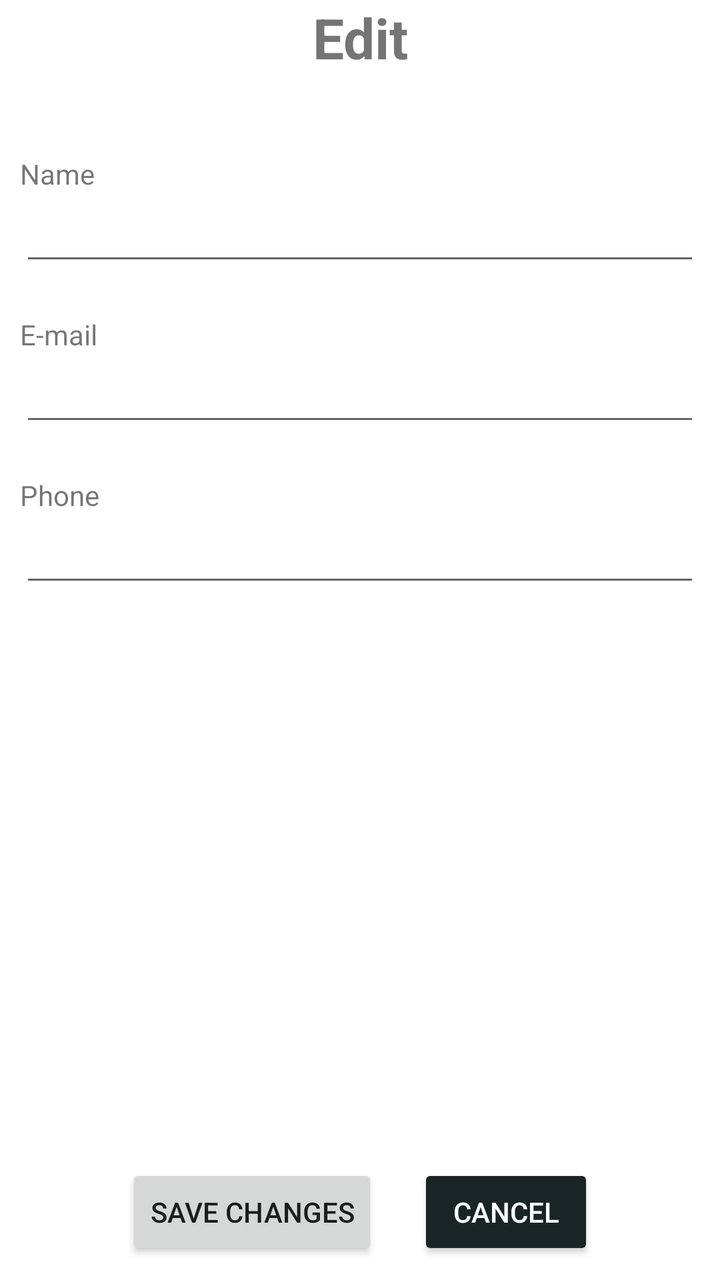
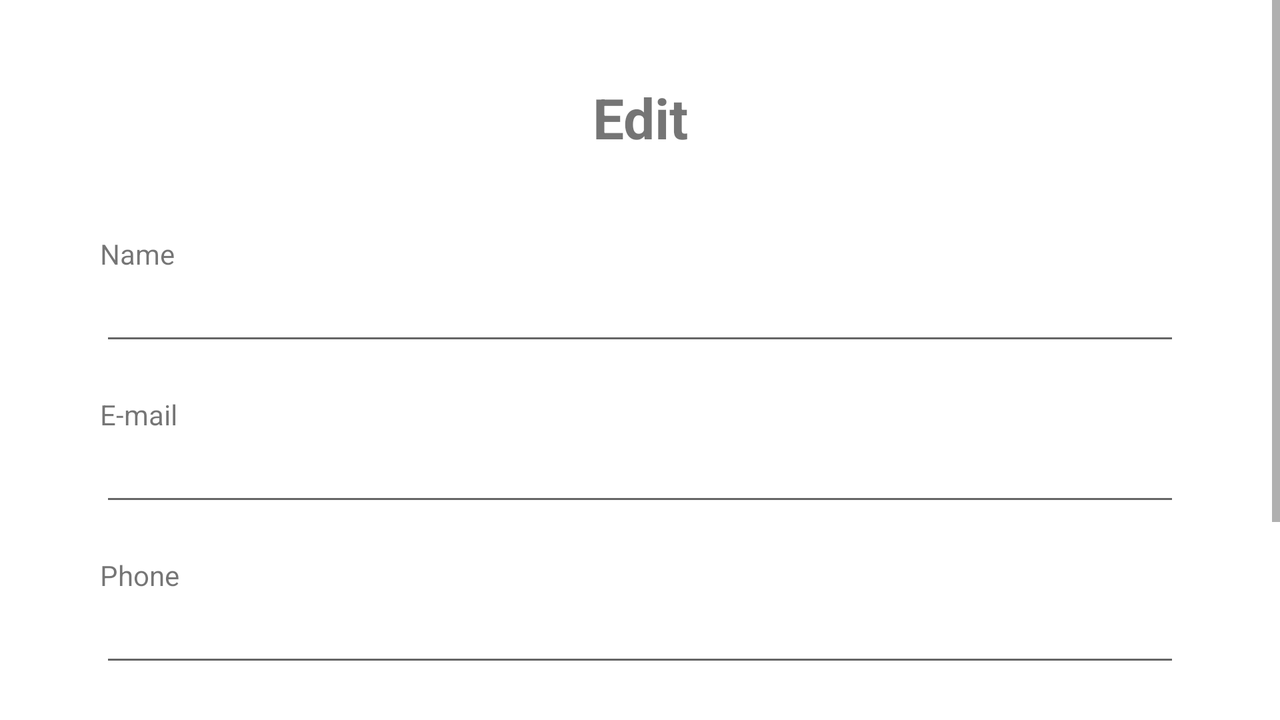

An Android layout and its configuration variant, each rendered on a device that would load it. The default file and the variant file are quoted in full after the pictures.
<!-- AndroidManifest.xml: application theme Theme.TattooSalon -->
<!-- res/layout/activity_edit_profile.xml -->
<?xml version="1.0" encoding="utf-8"?>
<androidx.constraintlayout.widget.ConstraintLayout xmlns:android="http://schemas.android.com/apk/res/android"
    xmlns:app="http://schemas.android.com/apk/res-auto"
    xmlns:tools="http://schemas.android.com/tools"
    android:layout_width="match_parent"
    android:layout_height="match_parent"
    android:layout_margin="20dp"
    tools:context=".EditProfileActivity">

    <TextView
        android:id="@+id/edit_title"
        android:layout_width="match_parent"
        android:layout_height="wrap_content"
        android:paddingBottom="30dp"
        android:text="@string/edit"
        android:textAlignment="center"
        android:textSize="28sp"
        android:textStyle="bold"
        app:layout_constraintTop_toTopOf="parent"
        tools:layout_editor_absoluteX="0dp" />

    <LinearLayout
        android:id="@+id/first_linear"
        android:layout_width="match_parent"
        android:layout_height="wrap_content"
        android:orientation="vertical"
        android:padding="10dp"
        app:layout_constraintTop_toBottomOf="@+id/edit_title">

        <TextView
            android:layout_width="match_parent"
            android:layout_height="wrap_content"
            android:text="@string/name" />

        <EditText
            android:id="@+id/name_edit"
            android:layout_width="match_parent"
            android:layout_height="wrap_content" />
    </LinearLayout>

    <LinearLayout
        android:id="@+id/second_linear"
        android:layout_width="match_parent"
        android:layout_height="wrap_content"
        android:orientation="vertical"
        android:padding="10dp"
        app:layout_constraintTop_toBottomOf="@+id/first_linear">

        <TextView
            android:layout_width="match_parent"
            android:layout_height="wrap_content"
            android:text="@string/email" />

        <EditText
            android:id="@+id/email_edit"
            android:layout_width="match_parent"
            android:layout_height="wrap_content" />
    </LinearLayout>

    <LinearLayout
        android:layout_width="match_parent"
        android:layout_height="wrap_content"
        android:orientation="vertical"
        android:padding="10dp"
        app:layout_constraintTop_toBottomOf="@+id/second_linear">

        <TextView
            android:layout_width="match_parent"
            android:layout_height="wrap_content"
            android:text="@string/phone" />

        <EditText
            android:id="@+id/phone_edit"
            android:layout_width="match_parent"
            android:layout_height="wrap_content"
            android:inputType="phone"/>
    </LinearLayout>

    <LinearLayout
        android:id="@+id/linearLayout"
        android:layout_width="wrap_content"
        android:layout_height="wrap_content"
        android:layout_centerHorizontal="true"
        app:layout_constraintBottom_toBottomOf="parent"
        app:layout_constraintEnd_toEndOf="parent"
        app:layout_constraintStart_toStartOf="parent">


        <Button
            android:id="@+id/editProfile"
            android:layout_width="wrap_content"
            android:layout_height="wrap_content"
            android:layout_margin="10dp"
            android:layout_weight="1"
            android:onClick="saveChanges"
            android:text="@string/save" />

        <Button
            android:id="@+id/deleteProfile"
            android:layout_width="wrap_content"
            android:layout_height="wrap_content"
            android:layout_margin="10dp"
            android:layout_weight="1"
            android:backgroundTint="@color/jungle_green"
            android:onClick="cancelEdit"
            android:text="@string/cancel"
            android:textColor="@color/white" />

    </LinearLayout>


</androidx.constraintlayout.widget.ConstraintLayout>
<!-- resources referenced by this layout -->
<resources>
  <color name="jungle_green">#182524</color>
  <color name="white">#FFFFFFFF</color>
  <string name="cancel">Cancel</string>
  <string name="edit">Edit</string>
  <string name="email">E-mail</string>
  <string name="name">Name</string>
  <string name="phone">Phone</string>
  <string name="save">save changes</string>
  <style name="Theme.TattooSalon" parent="Theme.MaterialComponents.DayNight.DarkActionBar">
          
          <item name="colorPrimary">@color/purple_500</item>
          <item name="colorPrimaryVariant">@color/purple_700</item>
          <item name="colorOnPrimary">@color/white</item>
          
          <item name="colorSecondary">@color/teal_200</item>
          <item name="colorSecondaryVariant">@color/teal_700</item>
          <item name="colorOnSecondary">@color/black</item>
          
          <item name="android:statusBarColor" tools:targetApi="l">?attr/colorPrimaryVariant</item>
          
      </style>
  <color name="purple_500">#FF6200EE</color>
  <color name="purple_700">#FF3700B3</color>
  <color name="teal_200">#FF03DAC5</color>
  <color name="teal_700">#FF018786</color>
  <color name="black">#FF000000</color>
</resources>
<!-- res/layout-land/activity_edit_profile.xml (the author's variant of the layout above) -->
<!-- drawn on the phone turned sideways -->
<?xml version="1.0" encoding="utf-8"?>
<ScrollView xmlns:android="http://schemas.android.com/apk/res/android"
    xmlns:app="http://schemas.android.com/apk/res-auto"
    xmlns:tools="http://schemas.android.com/tools"
    android:layout_width="match_parent"
    android:layout_height="match_parent">

    <androidx.constraintlayout.widget.ConstraintLayout
        android:layout_width="match_parent"
        android:layout_height="wrap_content"
        android:padding="40dp"
        tools:context=".EditProfileActivity">

    <TextView
        android:id="@+id/edit_title"
        android:layout_width="match_parent"
        android:layout_height="wrap_content"
        android:paddingBottom="30dp"
        android:text="@string/edit"
        android:textAlignment="center"
        android:textSize="28sp"
        android:textStyle="bold"
        app:layout_constraintTop_toTopOf="parent"
        tools:layout_editor_absoluteX="0dp" />

    <LinearLayout
        android:id="@+id/first_linear"
        android:layout_width="match_parent"
        android:layout_height="wrap_content"
        android:orientation="vertical"
        android:padding="10dp"
        app:layout_constraintTop_toBottomOf="@+id/edit_title">

        <TextView
            android:layout_width="match_parent"
            android:layout_height="wrap_content"
            android:text="@string/name" />

        <EditText
            android:id="@+id/name_edit"
            android:layout_width="match_parent"
            android:layout_height="wrap_content" />
    </LinearLayout>

    <LinearLayout
        android:id="@+id/second_linear"
        android:layout_width="match_parent"
        android:layout_height="wrap_content"
        android:orientation="vertical"
        android:padding="10dp"
        app:layout_constraintTop_toBottomOf="@+id/first_linear">

        <TextView
            android:layout_width="match_parent"
            android:layout_height="wrap_content"
            android:text="@string/email" />

        <EditText
            android:id="@+id/email_edit"
            android:layout_width="match_parent"
            android:layout_height="wrap_content" />
    </LinearLayout>

        <LinearLayout
            android:id="@+id/linearLayout2"
            android:layout_width="match_parent"
            android:layout_height="wrap_content"
            android:orientation="vertical"
            android:padding="10dp"
            app:layout_constraintTop_toBottomOf="@+id/second_linear"
            tools:layout_editor_absoluteX="40dp">

            <TextView
                android:layout_width="match_parent"
                android:layout_height="wrap_content"
                android:text="@string/phone" />

            <EditText
                android:id="@+id/phone_edit"
                android:layout_width="match_parent"
                android:layout_height="wrap_content"
                android:inputType="phone" />
        </LinearLayout>

        <LinearLayout
            android:id="@+id/linearLayout"
            android:layout_width="wrap_content"
            android:layout_height="wrap_content"
            android:layout_centerHorizontal="true"
            android:layout_marginTop="40dp"
            app:layout_constraintBottom_toBottomOf="parent"
            app:layout_constraintEnd_toEndOf="parent"
            app:layout_constraintStart_toStartOf="parent"
            app:layout_constraintTop_toBottomOf="@+id/linearLayout2">


            <Button
                android:id="@+id/editProfile"
                android:layout_width="wrap_content"
                android:layout_height="wrap_content"
                android:layout_margin="10dp"
                android:layout_weight="1"
                android:onClick="saveChanges"
                android:text="@string/save" />

            <Button
                android:id="@+id/deleteProfile"
                android:layout_width="wrap_content"
                android:layout_height="wrap_content"
                android:layout_margin="10dp"
                android:layout_weight="1"
                android:backgroundTint="@color/jungle_green"
                android:onClick="cancelEdit"
                android:text="@string/cancel"
                android:textColor="@color/white" />

        </LinearLayout>


    </androidx.constraintlayout.widget.ConstraintLayout>
</ScrollView>
